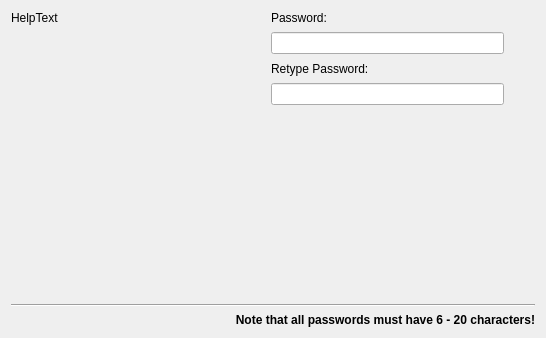
<?xml version="1.0" encoding="UTF-8"?>
<ui version="4.0">
 <class>wpRootPwd</class>
 <widget class="QWizardPage" name="wpRootPwd">
  <property name="geometry">
   <rect>
    <x>0</x>
    <y>0</y>
    <width>546</width>
    <height>338</height>
   </rect>
  </property>
  <property name="windowTitle">
   <string>WizardPage</string>
  </property>
  <property name="title">
   <string>User configuration</string>
  </property>
  <property name="subTitle">
   <string>Password for the system administrator account (root)</string>
  </property>
  <layout class="QGridLayout" name="gridLayout">
   <item row="0" column="0" rowspan="3">
    <widget class="QLabel" name="lblHelpText">
     <property name="sizePolicy">
      <sizepolicy hsizetype="MinimumExpanding" vsizetype="Expanding">
       <horstretch>0</horstretch>
       <verstretch>0</verstretch>
      </sizepolicy>
     </property>
     <property name="minimumSize">
      <size>
       <width>150</width>
       <height>0</height>
      </size>
     </property>
     <property name="text">
      <string>HelpText</string>
     </property>
     <property name="textFormat">
      <enum>Qt::RichText</enum>
     </property>
     <property name="alignment">
      <set>Qt::AlignLeading|Qt::AlignLeft|Qt::AlignTop</set>
     </property>
     <property name="wordWrap">
      <bool>true</bool>
     </property>
     <property name="openExternalLinks">
      <bool>true</bool>
     </property>
    </widget>
   </item>
   <item row="0" column="1">
    <layout class="QVBoxLayout" name="verticalLayout_2">
     <item>
      <widget class="QLabel" name="lblPwd">
       <property name="text">
        <string>Password:</string>
       </property>
      </widget>
     </item>
     <item>
      <layout class="QHBoxLayout" name="horizontalLayout">
       <item>
        <widget class="QLineEdit" name="password">
         <property name="maxLength">
          <number>20</number>
         </property>
         <property name="echoMode">
          <enum>QLineEdit::Password</enum>
         </property>
        </widget>
       </item>
       <item>
        <widget class="QLabel" name="passwordStatus">
         <property name="sizePolicy">
          <sizepolicy hsizetype="Fixed" vsizetype="Fixed">
           <horstretch>0</horstretch>
           <verstretch>0</verstretch>
          </sizepolicy>
         </property>
         <property name="minimumSize">
          <size>
           <width>25</width>
           <height>25</height>
          </size>
         </property>
        </widget>
       </item>
      </layout>
     </item>
    </layout>
   </item>
   <item row="1" column="1">
    <layout class="QVBoxLayout" name="verticalLayout">
     <item>
      <widget class="QLabel" name="lblRetypePwd">
       <property name="text">
        <string>Retype Password:</string>
       </property>
      </widget>
     </item>
     <item>
      <layout class="QHBoxLayout" name="horizontalLayout_2">
       <item>
        <widget class="QLineEdit" name="retypePassword">
         <property name="maxLength">
          <number>20</number>
         </property>
         <property name="echoMode">
          <enum>QLineEdit::Password</enum>
         </property>
        </widget>
       </item>
       <item>
        <widget class="QLabel" name="retypePasswordStatus">
         <property name="sizePolicy">
          <sizepolicy hsizetype="Fixed" vsizetype="Fixed">
           <horstretch>0</horstretch>
           <verstretch>0</verstretch>
          </sizepolicy>
         </property>
         <property name="minimumSize">
          <size>
           <width>25</width>
           <height>25</height>
          </size>
         </property>
        </widget>
       </item>
      </layout>
     </item>
    </layout>
   </item>
   <item row="2" column="1">
    <spacer name="verticalSpacer">
     <property name="orientation">
      <enum>Qt::Vertical</enum>
     </property>
     <property name="sizeHint" stdset="0">
      <size>
       <width>264</width>
       <height>197</height>
      </size>
     </property>
    </spacer>
   </item>
   <item row="3" column="0" colspan="2">
    <layout class="QVBoxLayout" name="verticalLayout_3">
     <item>
      <widget class="Line" name="line">
       <property name="orientation">
        <enum>Qt::Horizontal</enum>
       </property>
      </widget>
     </item>
     <item>
      <widget class="QLabel" name="lblPwdLenNote">
       <property name="text">
        <string>&lt;b&gt;Note that all passwords must have 6 - 20 characters!&lt;/b&gt;</string>
       </property>
       <property name="alignment">
        <set>Qt::AlignRight|Qt::AlignTrailing|Qt::AlignVCenter</set>
       </property>
      </widget>
     </item>
    </layout>
   </item>
  </layout>
 </widget>
 <tabstops>
  <tabstop>password</tabstop>
  <tabstop>retypePassword</tabstop>
 </tabstops>
 <resources/>
 <connections/>
</ui>
